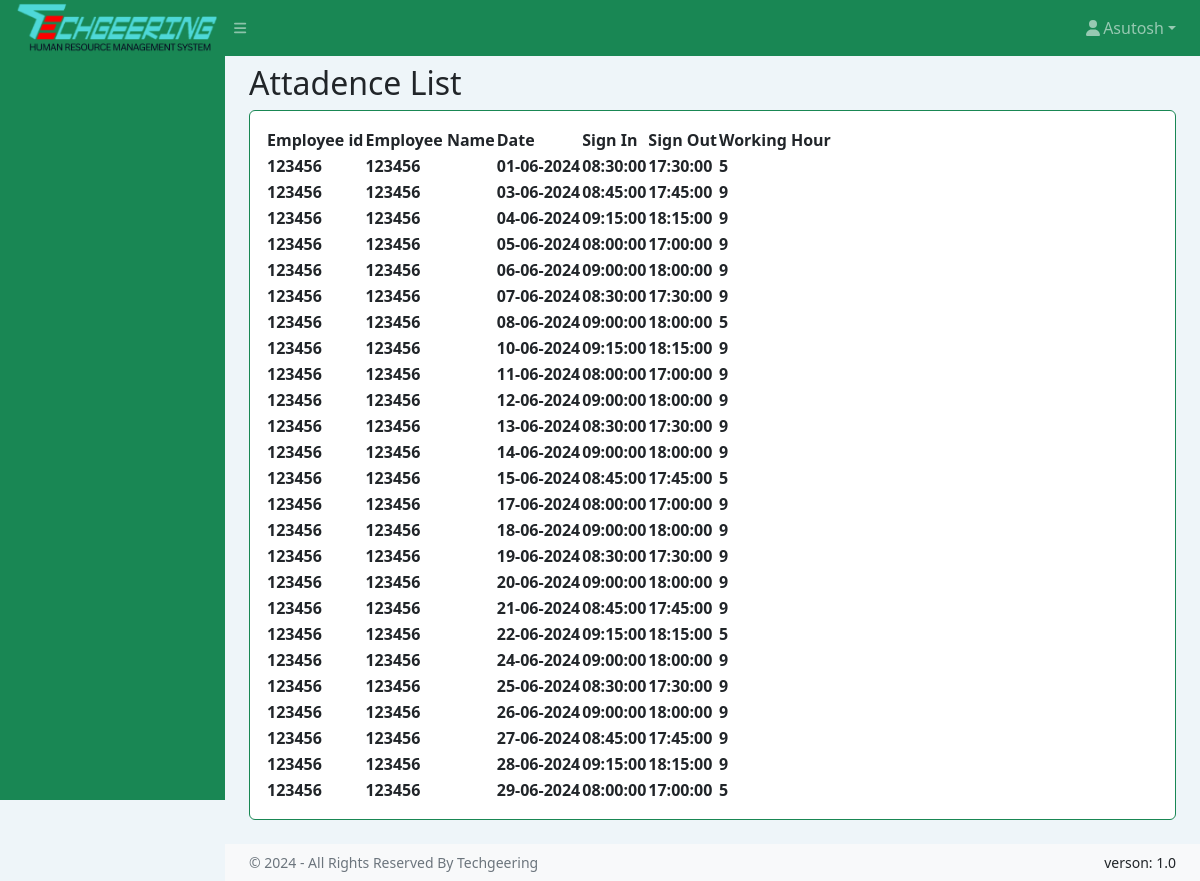
Screenshot of /attendanceList.php with the database file from the repository.
### tables this page shows
CREATE TABLE `attendance` (
  `id` int(14) NOT NULL,
  `emp_id` varchar(64) DEFAULT NULL,
  `atten_date` varchar(64) DEFAULT NULL,
  `signin_time` time DEFAULT NULL,
  `signout_time` time DEFAULT NULL,
  `working_hour` varchar(64) DEFAULT NULL,
  `place` varchar(255) NOT NULL,
  `absence` varchar(128) DEFAULT NULL,
  `overtime` varchar(128) DEFAULT NULL,
  `earnleave` varchar(128) DEFAULT NULL,
  `status` varchar(64) DEFAULT NULL
);

### attendanceList.php (the view, shortened to what this page needs)
<!DOCTYPE html>
<html lang="en">
<head>
    <link href="https://cdn.jsdelivr.net/npm/simple-datatables@7.1.2/dist/style.min.css" rel="stylesheet" />
    <link href="assets/css/styles.css" rel="stylesheet" />
</head>
<body class="sb-nav-fixed">
    <?php include 'common/topnav.php' ?>
    <div id="layoutSidenav">
        <?php include 'common/sidenav.php' ?>
        <div id="layoutSidenav_content">
            <main>
                <div class="container-fluid px-4">
                    <div class="d-flex justify-content-between align-items-center">
                        <h2 class="my-2">Attadence List</h2>
                    </div>
                    <div class="card mb-4">
                        <div class="card-body">
                            <table id="datatablesSimple">
                                <thead>
                                    <tr>
                                        <th>Employee id</th>
                                        <th>Employee Name</th>
                                        <th>Date</th>
                                        <th>Sign In</th>
                                        <th>Sign Out</th>
                                        <th>Working Hour</th>
                                    </tr>
                                </thead>
                                <tbody>
                                    <?php
                                    include "common/conn.php";
                                    $sql = "SELECT * FROM attendance";
                                    $result = $conn->query($sql);
                                    if ($result->num_rows > 0) {
                                        while ($row = $result->fetch_assoc()) {
                                            ?>
                                            <tr>
                                                <th><?php echo $row["emp_id"]; ?></th>
                                                <th><?php echo $row["emp_id"]; ?></th>
                                                <th><?php echo $row["atten_date"]; ?></th>
                                                <th><?php echo $row["signin_time"]; ?></th>
                                                <th><?php echo $row["signout_time"]; ?></th>
                                                <th><?php echo $row["working_hour"]; ?></th>
                                            </tr>
                                            <?php
                                        }
                                    } else {
                                        echo "0 results";
                                    }
                                    ?>
                                </tbody>
                            </table>
                        </div>
                    </div>
                </div>
            </main>
            <?php include 'common/copyrightfooter.php' ?>
        </div>
    </div>
</body>
</html>

### rows the page displays
attendance: emp "123456", atten_date "01-06-2024", signin_time "08:30:00", signout_time "17:30:00", working_hour "5"
attendance: emp "123456", atten_date "03-06-2024", signin_time "08:45:00", signout_time "17:45:00", working_hour "9"
attendance: emp "123456", atten_date "04-06-2024", signin_time "09:15:00", signout_time "18:15:00", working_hour "9"
attendance: emp "123456", atten_date "05-06-2024", signin_time "08:00:00", signout_time "17:00:00", working_hour "9"
attendance: emp "123456", atten_date "06-06-2024", signin_time "09:00:00", signout_time "18:00:00", working_hour "9"
attendance: emp "123456", atten_date "07-06-2024", signin_time "08:30:00", signout_time "17:30:00", working_hour "9"
attendance: emp "123456", atten_date "08-06-2024", signin_time "09:00:00", signout_time "18:00:00", working_hour "5"
attendance: emp "123456", atten_date "10-06-2024", signin_time "09:15:00", signout_time "18:15:00", working_hour "9"
attendance: emp "123456", atten_date "11-06-2024", signin_time "08:00:00", signout_time "17:00:00", working_hour "9"
attendance: emp "123456", atten_date "12-06-2024", signin_time "09:00:00", signout_time "18:00:00", working_hour "9"
attendance: emp "123456", atten_date "13-06-2024", signin_time "08:30:00", signout_time "17:30:00", working_hour "9"
attendance: emp "123456", atten_date "14-06-2024", signin_time "09:00:00", signout_time "18:00:00", working_hour "9"
attendance: emp "123456", atten_date "15-06-2024", signin_time "08:45:00", signout_time "17:45:00", working_hour "5"
attendance: emp "123456", atten_date "17-06-2024", signin_time "08:00:00", signout_time "17:00:00", working_hour "9"
attendance: emp "123456", atten_date "18-06-2024", signin_time "09:00:00", signout_time "18:00:00", working_hour "9"
attendance: emp "123456", atten_date "19-06-2024", signin_time "08:30:00", signout_time "17:30:00", working_hour "9"
attendance: emp "123456", atten_date "20-06-2024", signin_time "09:00:00", signout_time "18:00:00", working_hour "9"
attendance: emp "123456", atten_date "21-06-2024", signin_time "08:45:00", signout_time "17:45:00", working_hour "9"
attendance: emp "123456", atten_date "22-06-2024", signin_time "09:15:00", signout_time "18:15:00", working_hour "5"
attendance: emp "123456", atten_date "24-06-2024", signin_time "09:00:00", signout_time "18:00:00", working_hour "9"
attendance: emp "123456", atten_date "25-06-2024", signin_time "08:30:00", signout_time "17:30:00", working_hour "9"
attendance: emp "123456", atten_date "26-06-2024", signin_time "09:00:00", signout_time "18:00:00", working_hour "9"
attendance: emp "123456", atten_date "27-06-2024", signin_time "08:45:00", signout_time "17:45:00", working_hour "9"
attendance: emp "123456", atten_date "28-06-2024", signin_time "09:15:00", signout_time "18:15:00", working_hour "9"
attendance: emp "123456", atten_date "29-06-2024", signin_time "08:00:00", signout_time "17:00:00", working_hour "5"
